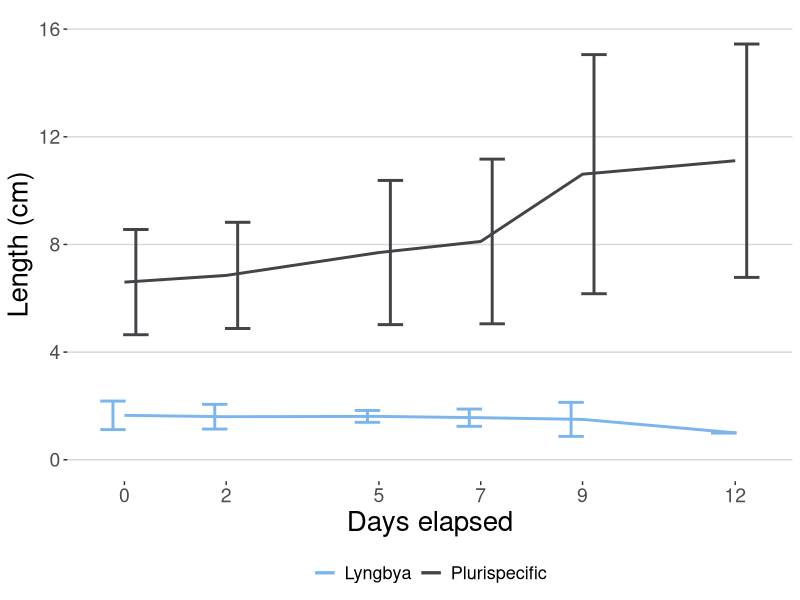
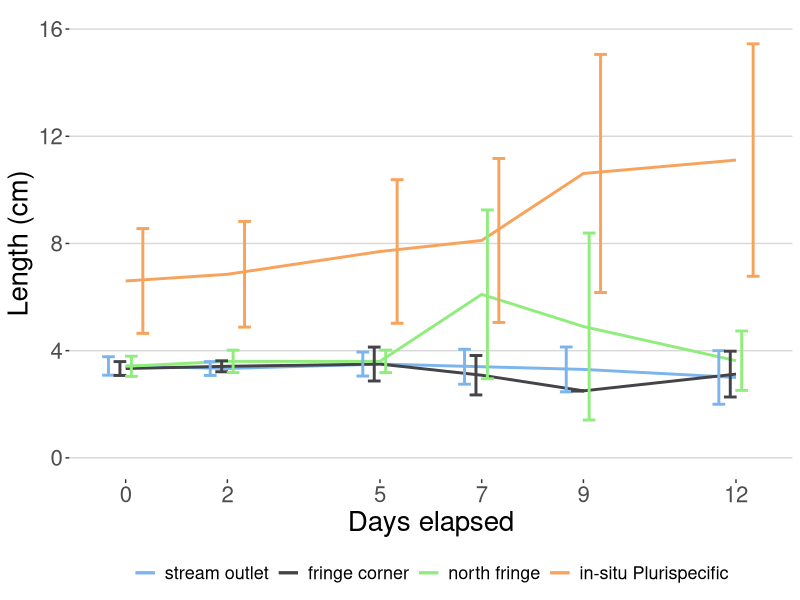
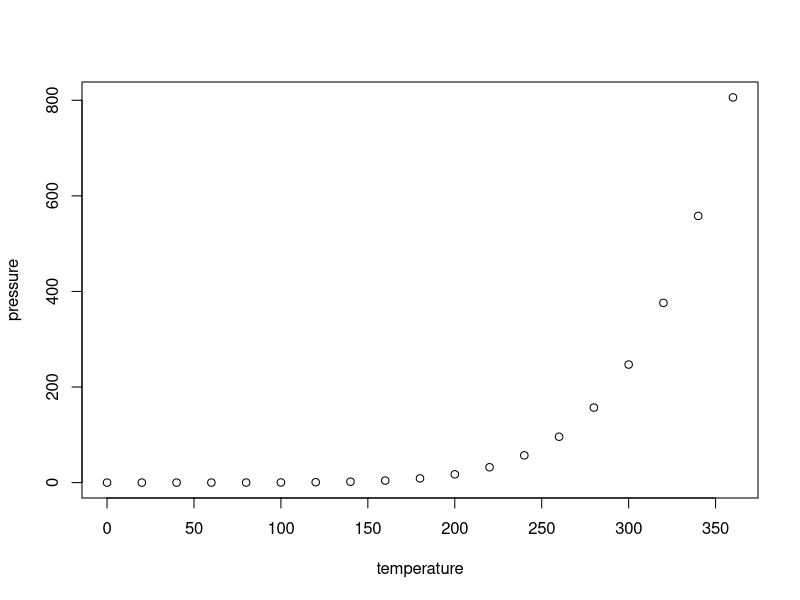
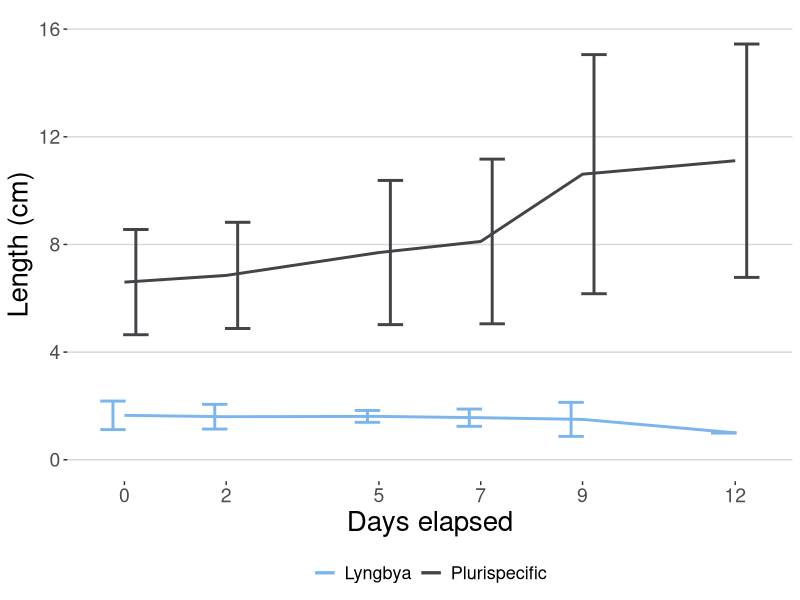
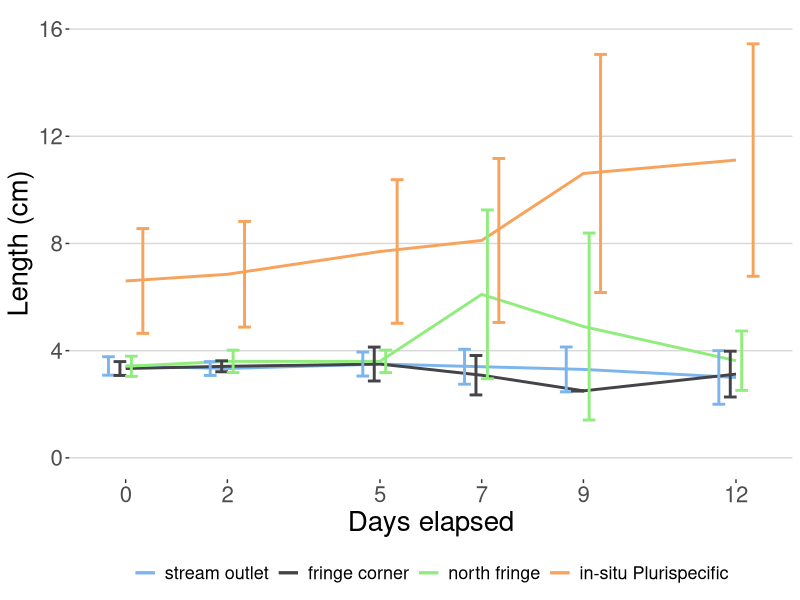

Here is the R script that generated these plots, in order:
## ---- chunk 1
knitr::opts_chunk$set(echo = TRUE)
## ---- chunk 2

library(tidyverse)
library(ggplot2)
library(ggthemes)
setwd("/Users/lucaskampman/Box Sync/moorea_docs/")

# Read in data file (expanded to include in-situ data)
growth_data <-  read.csv("kampman_growth_data_full.csv")

# omit lines with NA's
growth_data <- na.omit(growth_data)
head(growth_data)

# growth_data$date <- as.Date(growth_data$date, format = "%m/%d/%y")

# Uncomment to check that data is looking good
# View(growth_data)

library(dplyr)



# filter to just the plurispecific mat data

pluri_data <- filter(growth_data, species=="p")

# Reorder treatment factors so that it looks pretty in the 
pluri_data$treatment <- factor(pluri_data$treatment, levels = c("stream_outlet", "fringe_corner", "north_fringe", "p_in-situ"))

# Rename data frame because I was lazy
p_growth_data <- pluri_data

# Look at it
summary(p_growth_data)

# Gather all the in-situ data into one data frame
# View(growth_data)
l_situ_data <- filter(growth_data, treatment == "l_in-situ")
p_situ_data <- filter(growth_data, treatment == "p_in-situ")


# plot all the in-situ stuff (Fig. A3)
situ_data <- rbind(l_situ_data, p_situ_data)
summary(situ_data)

situ_growth <- situ_data %>%
  group_by(treatment, days_elapsed) %>%
  summarise(mean_diameter = mean(diameter),
            sd_diameter = sd(diameter))

situ_plot <- ggplot(data = situ_growth, aes(x = days_elapsed, y = mean_diameter, color = treatment)) + 
  geom_line(size = 1)  + theme_hc() + 
  geom_errorbar(aes(ymin=mean_diameter-sd_diameter, ymax=mean_diameter+sd_diameter), size = 1, width = 1, position=position_dodge(.9)) +
  theme(plot.title = element_text(size = 24), axis.text=element_text(size=14), axis.title.x = element_text(size = 20), axis.title.y = element_text(size = 20), legend.text=element_text(size=13), legend.title=element_blank()) + 
  xlab("Days elapsed") + ylab("Length (cm)") + 
  scale_color_hc(labels = c("Lyngbya", "Plurispecific")) +
  scale_x_continuous(breaks=c(0, 2, 5, 7, 9, 12)) +
  scale_y_continuous(limits=c(0,16), breaks=seq(0,16,4))

situ_plot
ggsave("growth_in-situ.pdf", height = 6, width = 7)



# Gather all plurispecific mat data together to summarize and compare treatments

summary_growth <- pluri_data %>%
  group_by(treatment, days_elapsed) %>%
  summarise(mean_diameter = mean(diameter),
            sd_diameter = sd(diameter))

summary(summary_growth)

summary_plot <- ggplot(data = summary_growth, aes(x = days_elapsed, y = mean_diameter, color = treatment)) + 
  geom_line(size = 1)  + theme_hc() +  
  geom_errorbar(aes(ymin=mean_diameter-sd_diameter, ymax=mean_diameter+sd_diameter), size = 1, width = 1, position=position_dodge(.9)) +
  theme(plot.title = element_text(size = 24), axis.text=element_text(size=16), axis.title.x = element_text(size = 20), axis.title.y = element_text(size = 20), legend.text=element_text(size=13), legend.title=element_blank()) + 
  xlab("Days elapsed") + ylab("Length (cm)")  + 
  scale_color_hc(labels = c("stream outlet", "fringe corner", "north fringe", "in-situ Plurispecific")) +
  scale_x_continuous(breaks=c(0, 2, 5, 7, 9, 12))+
  scale_y_continuous(limits=c(0,16), breaks=seq(0,16,4)) #+guides(fill=guide_legend(nrow=2))


summary_plot
ggsave("growth_summary.pdf", height = 6, width = 7)


# View(p_growth_data)

# stats

library(lmerTest)
   
   # Full linear model (gets converted from an REML as it runs to an ML, not sure why)
growth_fit_full <- lmer(diameter ~ days_elapsed + treatment + days_elapsed:treatment + (1|mat_index), data = p_growth_data)

# Look at the results
summary(growth_fit_full)

growth_fit_reduced_treatment <- lmer(diameter ~ days_elapsed + days_elapsed:treatment + (1|mat_index), data = p_growth_data, )
growth_fit_reduced_time <- lmer(diameter ~ treatment + days_elapsed:treatment + (1|mat_index), data = p_growth_data, )
growth_fit_reduced_interaction <- lmer(diameter ~ days_elapsed + treatment + (1|mat_index), data = p_growth_data, )


# Running ANOVAs to look at effects of reductions
anova(growth_fit_reduced_treatment, growth_fit_full)
anova(growth_fit_reduced_time, growth_fit_full)
anova(growth_fit_reduced_interaction, growth_fit_full)

## ---- chunk 3
plot(pressure)
